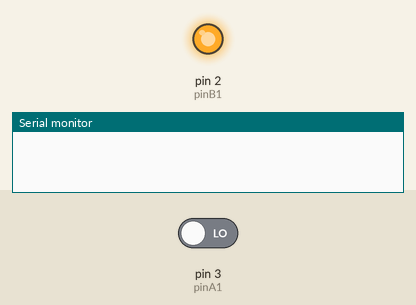
Bench run of a sketch on a simulated Arduino Uno, built with avr-gcc and run on an emulated ATmega328P. Shown: output pins drawn as LEDs (lit = HIGH), the last lines printed to the serial monitor. The test bench sets the inputs (shaded band); at power-on: pin 3 (pinA1) LOW.

Above: at 1.0 s.
At 3.0 s:
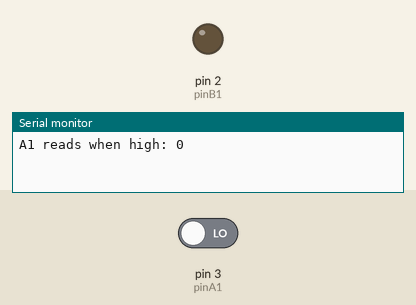
Timing chart, 0 to 5.2 s (numbered marks = the images above):
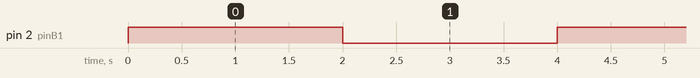

The sketch:

tsx0108e_tester.ino
```cpp
const int pinB1 = 2;   // drives B1 side
const int pinA1 = 3;   // reads A1 side

void setup() {
  pinMode(pinB1, OUTPUT);
  pinMode(pinA1, INPUT);
  Serial.begin(115200);
}

void loop() {
  digitalWrite(pinB1, HIGH);
  delay(1000);
  Serial.print("A1 reads when high: ");
  Serial.println(digitalRead(pinA1));   // expect HIGH (3.3 V)
  delay(1000);

  digitalWrite(pinB1, LOW);
  delay(1000);
  Serial.print("A1 reads when low: ");
  Serial.println(digitalRead(pinA1));   // expect LOW (0 V)
  delay(1000);
}
```

Measured:
- by itself, pin 2 (pinB1): alternates HIGH for 2.0 s and LOW for 2.0 s
